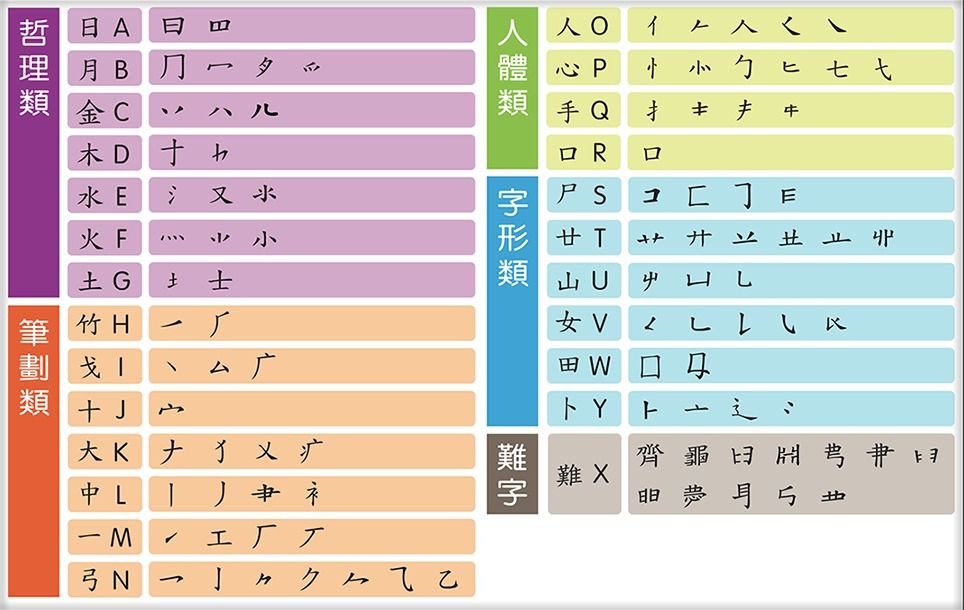
#> input picture tools/src/shape-chart.jpg, 964 x 610 px, found by its file name
$ python cut_shapes.py
#> lines starting #> are read from the running program, lines starting #| are printed output that depends on the picture
#!/usr/bin/env python3
"""把 tools/src/shape-chart.jpg（老師提供的字根與輔助字形表）切成每個字形一張透明 PNG，
存到 assets/shapes/<鍵>-<序號>.png；網頁用 CSS mask 上色，所以深色淺色主題都清楚。
注意：h-2.png（竹字頭）不在字根表內，是另外由 Make Me a Hanzi 畫出，重新切圖後要保留，並把 data/zh-shapes.json 的 chart.h 設回 3；o-5.png（丘字頭）同理，chart.o 設回 6。
分割方法：每列找出有墨水的範圍，再按字與字之間的空隙切開。"""
from PIL import Image
import json, os
SRC = 'tools/src/shape-chart.jpg'
OUT = 'assets/shapes'
im = Image.open(SRC).convert('L')
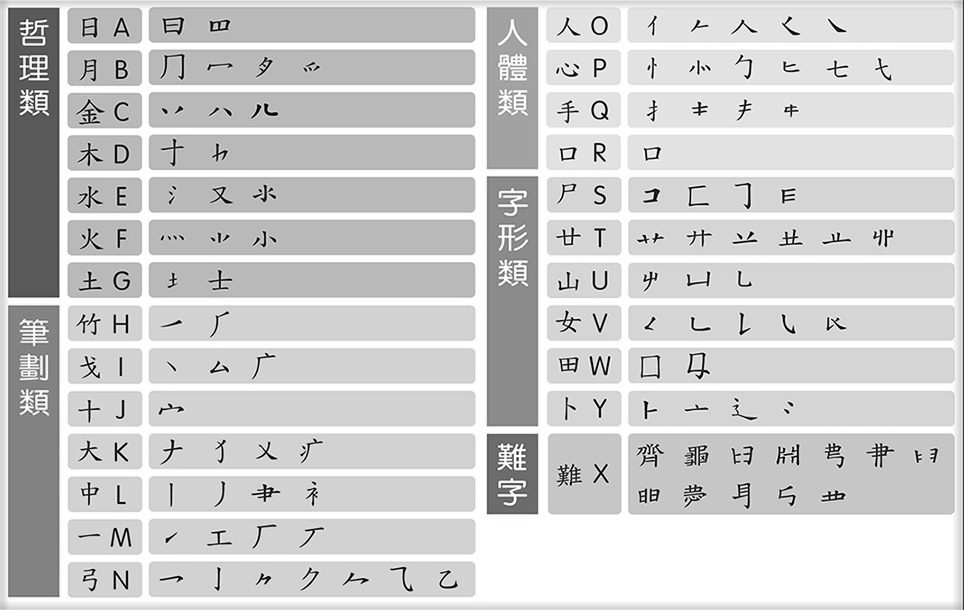
#> im: PIL image 964x610 L; min 0, max 255, mean 206.5
W, H = im.size
#> W = 964; H = 610
ink = lambda x, y: im.getpixel((x, y)) < 120

def bands(x0, x1, y0, y1, gap, axis):
    pts = ([y for y in range(y0, y1) if any(ink(x, y) for x in range(x0, x1))] if axis == 'y'
           else [x for x in range(x0, x1) if any(ink(x, y) for y in range(y0, y1 + 1))])
    out, s, p = [], None, None
    for v in pts:
        if s is None: s = v
        elif v - p > gap: out.append((s, p)); s = v
        p = v
    if s is not None: out.append((s, p))
    return out

os.makedirs(OUT, exist_ok=True)
counts = {}
for keys, (x0, x1) in (('abcdefghijklmn', (152, 472)), ('opqrstuvwyXX', (632, 952))):
    xi = 0
    for k, (y0, y1) in zip(keys, bands(x0, x1, 0, H, 4, 'y')):
        key = 'x' if k == 'X' else k
        for (a, b) in bands(x0, x1, y0 - 6, y1 + 6, 12, 'x'):
            # 每個字形放進正方形，留少許邊
            top, bot = y0 - 6, y1 + 6
            ys = [y for y in range(top, bot + 1) if any(ink(x, y) for x in range(a, b + 1))]
            t, bt = ys[0], ys[-1]
            side = max(b - a, bt - t) + 8
            cx, cy = (a + b) / 2, (t + bt) / 2
            box = (int(cx - side / 2), int(cy - side / 2), int(cx + side / 2), int(cy + side / 2))
            # 只保留這一列、這個字的範圍（以免把格線或旁邊的字也切進來）
            cell = im.crop(box).copy()
            px = cell.load()
            for yy in range(cell.size[1]):
                for xx in range(cell.size[0]):
                    gx, gy = box[0] + xx, box[1] + yy
                    if not (top <= gy <= bot and a - 1 <= gx <= b + 1):
                        px[xx, yy] = 255
            crop = cell.resize((96, 96), Image.LANCZOS)
            # 深色筆畫 → 不透明；淺色底 → 透明
            # 以這一格的底色為準：比底色深得多才算筆畫（不同分類的底色深淺不同）
#> (the run stopped early here; a loop or call above may not have finished)
